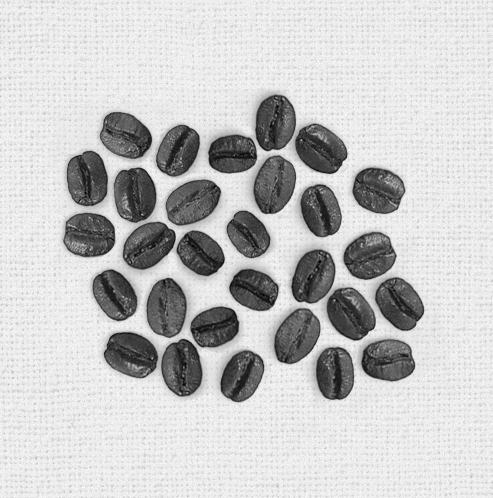
#> input picture Capitulo-02 Pre-processamento-e-segmentação/2.2. Segmentacao/graoes-de-cafe.png, 493 x 498 px
$ jupyter execute 3-SegmentacaoPorBodas.ipynb
#> lines starting #> are read from the running program, lines starting #| are printed output that depends on the picture; after the words box and inside, x2 and y2 are one past the last pixel; in counts of white or black regions, pixels touching at a corner belong together
[cell 1]
import cv2
import numpy as np

# Carrega a imagem diretamente em tons de cinza
imagem = cv2.imread("graoes-de-cafe.png", 0)
#> imagem is the input picture: shape (498, 493); min 0, max 248, mean 197.9

# Binariza a imagem para separar os grãos do fundo
metodo = cv2.THRESH_BINARY_INV
ret, imgBinarizada = cv2.threshold(imagem, 135, 255, metodo)
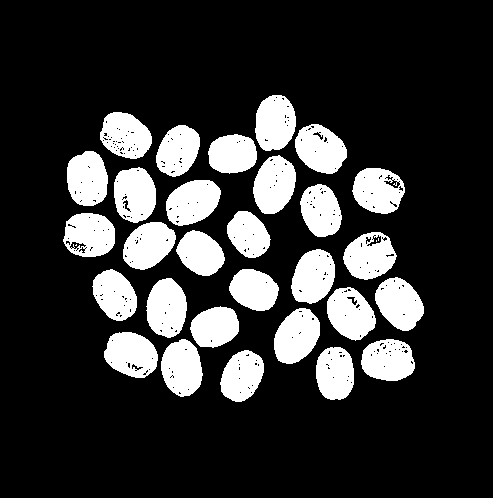
#> imgBinarizada: shape (498, 493); 20.5% white; 32 white regions (3 under 20 px), largest, box (x1, y1, x2, y2) and area: (274, 308, 320, 364) 1877, (253, 155, 296, 214) 1875, (146, 278, 187, 338) 1870

# Aplica operações morfológicas para limpar a imagem binarizada
elementoEstruturante = np.ones((3, 3), np.uint8)
imgTratada = cv2.morphologyEx(imgBinarizada, cv2.MORPH_CLOSE, elementoEstruturante)
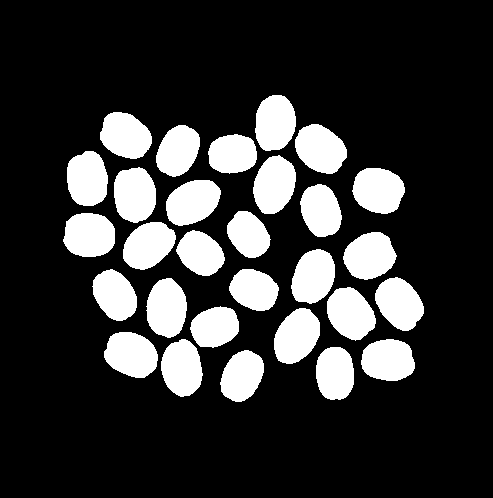
#> imgTratada: shape (498, 493); 20.9% white; 29 white regions, largest, box (x1, y1, x2, y2) and area: (114, 167, 156, 223) 1890, (343, 232, 397, 280) 1890, (253, 155, 296, 214) 1889
imgTratada = cv2.erode(imgTratada, elementoEstruturante, iterations=2)
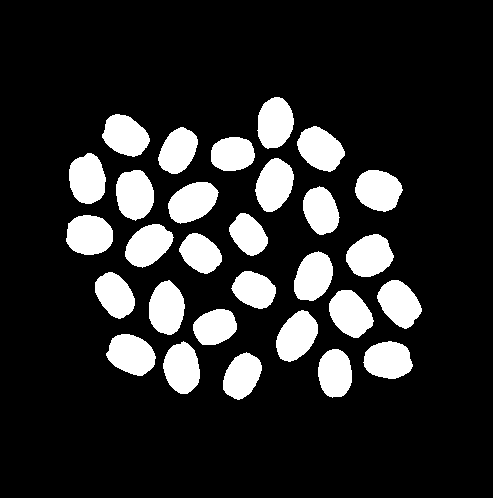
#> imgTratada: shape (498, 493); 16.5% white; 29 white regions, largest, box (x1, y1, x2, y2) and area: (116, 170, 154, 221) 1516, (66, 215, 113, 255) 1512, (355, 170, 403, 212) 1503

# Aplica o detector de bordas de Canny na imagem tratada
imgSegmentada = cv2.Canny(imgTratada, 100, 200)
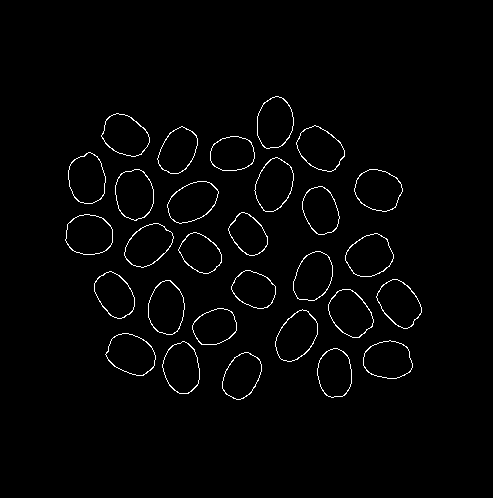
#> imgSegmentada: shape (498, 493); 1.7% white in thin lines or dots, all inside (x1, y1, x2, y2) = (65, 96, 422, 400)

cv2.imshow("Imagem Original", imagem)
cv2.imshow("Binarizada", imgBinarizada)
cv2.imshow("Tratada", imgTratada)
cv2.imshow("Segmentada por Bordas", imgSegmentada)

cv2.waitKey(0)
cv2.destroyAllWindows()
